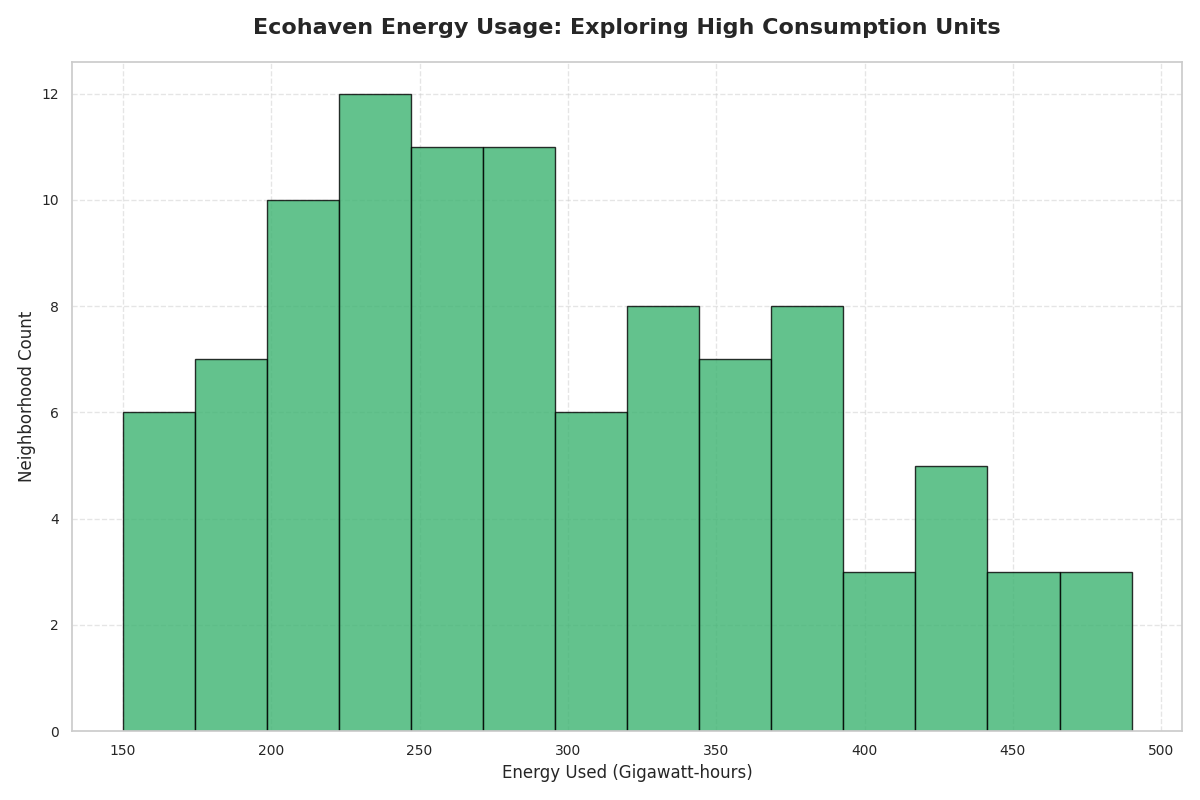

Recreate this plot in Python.
import matplotlib.pyplot as plt
import numpy as np

energy_consumption = [
    150, 155, 160, 162, 165, 170, 175, 180, 185, 188, 190, 195, 198, 200, 205,
    210, 215, 220, 223, 225, 230, 235, 238, 240, 245, 250, 255, 258, 260, 265,
    270, 275, 278, 280, 285, 290, 295, 300, 310, 320, 330, 340, 350, 360, 370,
    380, 390, 400, 410, 420, 425, 430, 435, 440, 445, 450, 460, 470, 480, 490,
    200, 205, 210, 215, 220, 225, 230, 235, 240, 245, 250, 255, 260, 265, 270,
    275, 280, 285, 290, 295, 300, 305, 310, 315, 320, 325, 330, 335, 340, 345,
    350, 355, 360, 365, 370, 375, 380, 385, 390, 395
]

plt.figure(figsize=(12, 8))
plt.hist(energy_consumption, bins=14, color='mediumseagreen', edgecolor='black', alpha=0.8)

plt.title('Ecohaven Energy Usage: Exploring High Consumption Units', fontsize=16, fontweight='bold', pad=20)
plt.xlabel('Energy Used (Gigawatt-hours)', fontsize=12)
plt.ylabel('Neighborhood Count', fontsize=12)

plt.grid(True, linestyle='--', alpha=0.5)
plt.xticks(fontsize=10)
plt.yticks(fontsize=10)

plt.tight_layout()
plt.show()
